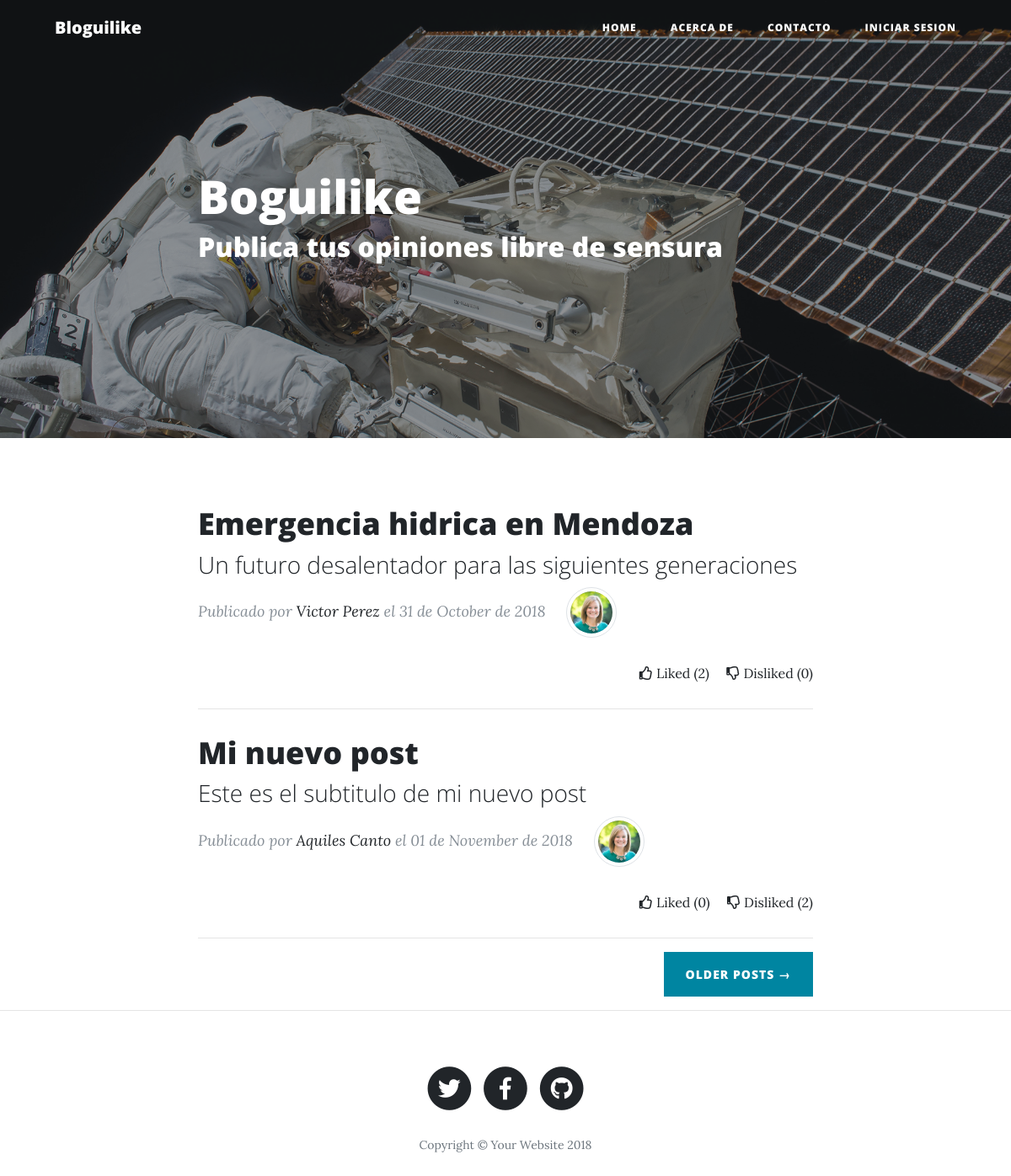
The page / on the database its author committed.
### tables this page shows
CREATE TABLE `posts` (
  `id` int(11) NOT NULL,
  `titulo` varchar(255) NOT NULL,
  `subtitulo` varchar(255) DEFAULT NULL,
  `contenido` text NOT NULL,
  `usuario_id` int(11) NOT NULL,
  `created_at` timestamp NOT NULL DEFAULT CURRENT_TIMESTAMP
);

CREATE TABLE `usuario` (
  `id` int(11) NOT NULL,
  `nombre` varchar(100) NOT NULL,
  `email` varchar(100) NOT NULL,
  `clave` varchar(255) NOT NULL,
  `perfil_img` varchar(100) DEFAULT NULL,
  `created_at` datetime DEFAULT NULL,
  `updated_at` datetime DEFAULT NULL,
  `rol` varchar(50) NOT NULL DEFAULT 'usuario'
);

### application/controllers/Index.php (called while the page is built, shortened)
<?php
class Index extends CI_Controller{
    public function index(){
        $this->load->helper('date');
        $data['titulo_hr'] = "Boguilike";
        $data['subtitulo_hr'] = "Publica tus opiniones libre de sensura";
        $this->load->model('post_model');
        $data_view['posts'] = $this->post_model->all();
        $this->load->view('themplate/head');
        $this->load->view('themplate/menu');
        $this->load->view('themplate/header',$data);
        $this->load->view('home/index',$data_view);
        $this->load->view('themplate/footer');
    }
}

### index.php (called while the page is built, shortened)
<?php
require_once BASEPATH.'core/CodeIgniter.php';

### application/models/Post_model.php (called while the page is built, shortened)
<?php
class Post_model extends CI_Model{
    public function all(){
        $this->db->select('p.id,p.titulo,p.subtitulo,p.created_at,u.nombre as autor,'
                . '(select count(l.liked) from likes l where l.liked = 1 and post_id = p.id) as liked,'
                . '(select count(l.disliked) from likes l where l.disliked = 1 and post_id = p.id) as disliked');
        $this->db->join('usuario u','u.id = p.usuario_id');
        $query = $this->db->get('posts p');
        return $query->result_array();
    }
}

### application/views/home/index.php (the view)
<div class="container">
  <div class="row">
    <div class="col-lg-8 col-md-10 mx-auto">
       <?php
       foreach ($posts as $p){
           ?>
            <div class="post-preview">
            <a href="<?=base_url('posts/post/'.$p['id'])?>">
              <h2 class="post-title">
                <?= $p['titulo']?>
              </h2>
              <h3 class="post-subtitle">
                <?=$p['subtitulo']?>
              </h3>
            </a>
            <p class="post-meta">Publicado por
              <a href="#"><?=$p['autor']?></a>
              el <?= strftime('%d de %B de %Y',strtotime($p['created_at'])); ?>
              <img src="<?= base_url('public/img/perfil.jpg')?>" class="img-thumbnail img-posts"></p>
            <p class="liked_p">
                <span><i class="far fa-thumbs-up"></i> Liked (<?= $p['liked']?>)</span>
                <span><i class="far fa-thumbs-down"></i> Disliked (<?=$p['disliked']?>)</span>
            </p>
          </div>
          <hr>
           <?php
       }
       ?>
      <div class="clearfix">
        <a class="btn btn-primary float-right" href="#">Older Posts &rarr;</a>
      </div>
    </div>
  </div>
</div>

### application/views/themplate/head.php (shortened to what this page needs)
<!DOCTYPE html>
<html lang="en">
  <head>
    <link href="<?= base_url('public/')?>vendor/bootstrap/css/bootstrap.min.css" rel="stylesheet">
    <link href="<?= base_url('public/')?>vendor/fontawesome-free/css/all.min.css" rel="stylesheet" type="text/css">
    <link href="<?= base_url('public/')?>css/clean-blog.min.css" rel="stylesheet">
    <link href="<?= base_url('public/')?>css/estilos.css" rel="stylesheet">
  </head>
  <body>

### application/views/themplate/menu.php (shortened to what this page needs)
<nav class="navbar navbar-expand-lg navbar-light fixed-top" id="mainNav">
      <div class="container">
        <a class="navbar-brand" href="index.php">Bloguilike</a>
        <div class="collapse navbar-collapse" id="navbarResponsive">
          <ul class="navbar-nav ml-auto">
            <li class="nav-item">
                <a class="nav-link" href="<?= base_url()?>">Home</a>
            </li>
            <li class="nav-item">
              <a class="nav-link" href="<?= base_url('acerca_de')?>">Acerca de</a>
            </li>
            <li class="nav-item">
              <a class="nav-link" href="<?= base_url('contacto')?>">Contacto</a>
            </li>
            <li class="nav-item">
                <?php
                if(!empty($this->session->userdata('nombre'))){
                    ?><a tabindex="0" id="logout_mn" class="nav-link" href="<?= base_url('auth/logout')?>"><i class="fas fa-sign-out-alt"></i></a><?php
                }else{
                    ?><a tabindex="0" id="login_mn" class="nav-link" href="javascript:void(0);" data-toggle="modal" data-target="#modal_login">Iniciar Sesion</a><?php
                }
                ?>
            </li>
          </ul>
        </div>
      </div>
    </nav>

### application/views/themplate/header.php (shortened to what this page needs)
<header class="masthead" style="background-image: url('<?= base_url('public/img/').(empty($img_hr) ? 'post-bg.jpg' : $img_hr)?>')">
  <div class="overlay"></div>
  <div class="container">
    <div class="row">
      <div class="col-lg-8 col-md-10 mx-auto">
        <div class="post-heading">
          <?php echo empty($titulo_hr) ? '' : '<h1>'.$titulo_hr.'</h1>'; ?>
          <?php echo empty($subtitulo_hr) ? '' : '<h2>'.$subtitulo_hr.'</h2>'; ?>
        </div>
      </div>
    </div>
  </div>
</header>

### application/views/themplate/footer.php (shortened to what this page needs)
    <hr>
    <footer>
      <div class="container">
        <div class="row">
          <div class="col-lg-8 col-md-10 mx-auto">
            <ul class="list-inline text-center">
              <li class="list-inline-item">
                <a href="#">
                  <span class="fa-stack fa-lg">
                    <i class="fas fa-circle fa-stack-2x"></i>
                    <i class="fab fa-twitter fa-stack-1x fa-inverse"></i>
                  </span>
                </a>
              </li>
              <li class="list-inline-item">
                <a href="#">
                  <span class="fa-stack fa-lg">
                    <i class="fas fa-circle fa-stack-2x"></i>
                    <i class="fab fa-facebook-f fa-stack-1x fa-inverse"></i>
                  </span>
                </a>
              </li>
              <li class="list-inline-item">
                <a href="#">
                  <span class="fa-stack fa-lg">
                    <i class="fas fa-circle fa-stack-2x"></i>
                    <i class="fab fa-github fa-stack-1x fa-inverse"></i>
                  </span>
                </a>
              </li>
            </ul>
            <p class="copyright text-muted">Copyright &copy; Your Website 2018</p>
          </div>
        </div>
      </div>
    </footer>
  </body>
</html>

### public/css/estilos.css (style rules this page uses)
.liked_p { font-size: 0.8em; text-align: right; }
.liked_p span { margin-left: 1em; }
.img-posts { border-radius: 50%;height: 60px;margin-left: 20px; }

### rows shown on the page
posts: titulo "Emergencia hidrica en Mendoza", subtitulo "Un futuro desalentador para las siguientes generaciones", usuario.nombre "Victor Perez", created_at "31 de October de 2018", liked "2", disliked "0"
posts: titulo "Mi nuevo post", subtitulo "Este es el subtitulo de mi nuevo post", usuario.nombre "Aquiles Canto", created_at "01 de November de 2018", liked "0", disliked "2"

### other values the page prints
$titulo_hr "Boguilike"
$subtitulo_hr "Publica tus opiniones libre de sensura"
